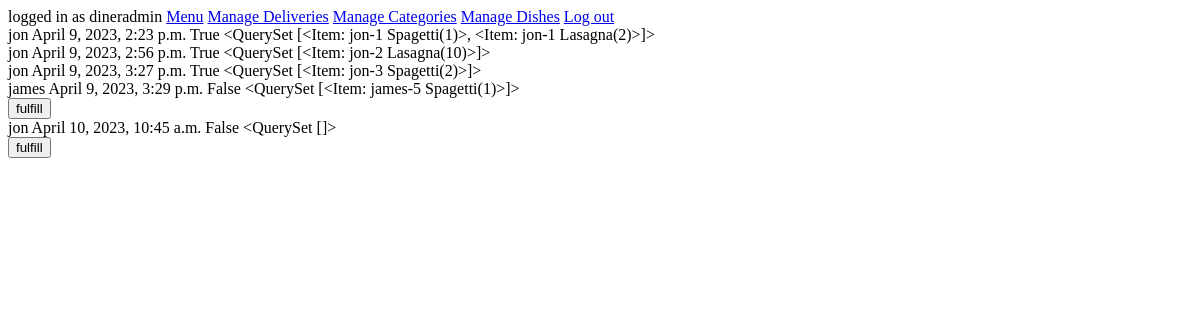
The page /backoffice/deliveries/ (signed in) on the database as committed earlier.
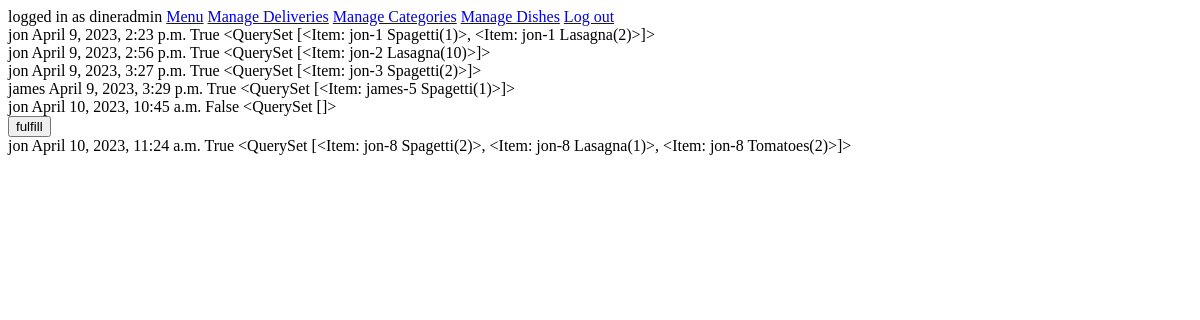
The same page on the database as committed later.
### main/models.py (models this page shows, shortened)
class Delivery(models.Model):
    is_delivered = models.BooleanField(default=False)
    address = models.CharField(max_length=500, blank=False)
    comment = models.TextField(blank=True)
    created = models.DateTimeField(auto_now_add=True)
    order = models.OneToOneField(Cart, primary_key=True, on_delete=models.CASCADE)

class Cart(models.Model):
    user = models.ForeignKey(User, on_delete=models.CASCADE, blank=False)
    def __str__(self):
        return f"{self.user.username}-{self.id}"

class Item(models.Model):
    dish = models.ForeignKey(Dish, on_delete=models.CASCADE, blank=False)
    cart = models.ForeignKey(Cart, on_delete=models.CASCADE, blank=False)
    amount = models.IntegerField(blank=False, default=1)
    def __str__(self):
        return f"{self.cart} {self.dish.name}({self.amount})"

class Dish(models.Model):
    name = models.CharField(max_length=500, blank=False)
    price = models.DecimalField(max_digits=5, decimal_places=2, blank=False)
    description = models.TextField(blank=False)
    image = models.CharField(max_length=500)
    is_gluten_free = models.BooleanField(default=False)
    is_vegeterian = models.BooleanField(default=False)
    category = models.ForeignKey(Category, on_delete=models.CASCADE)

### backoffice/views.py (the view)
# urls.py: path('deliveries/', views.manage_deliveries, name="manage_deliveries"),
@staff_member_required(login_url='backoffice_login')
def manage_deliveries(request):
    all_deliveries = Delivery.objects.all()
    if request.method == 'POST':
        fulfilled_delivery = Delivery.objects.get(order_id=request.POST['order_id'])
        fulfilled_delivery.is_delivered = True
        fulfilled_delivery.save()
    return render(request, 'backoffice/manage_deliveries.html', {'all_deliveries':all_deliveries})

### backoffice/templates/backoffice/manage_deliveries.html (shortened to what this page needs)
{% extends 'backoffice/layout.html' %}
{% block backoffice-content %}
{% for delivery in all_deliveries %}
<div>
    {{delivery.order.user.username}}
    {{delivery.created}}
    {{delivery.is_delivered}}
    {{delivery.order.item_set.all}}
    {% if delivery.is_delivered is False %}
        <form action="{% url 'manage_deliveries' %}" method="POST">
            <input type="submit" value="fulfill">
        </form>
    {% endif %}
</div>
{% endfor %}
{% endblock backoffice-content %}

### backoffice/templates/backoffice/layout.html
{% extends 'base_layout.html' %}
{% block content %}
{% if request.user.is_staff == True %}
    {% include 'users/user_menu.html' %}
{% endif %}
{% block backoffice-content %}
{% endblock backoffice-content %}
{% endblock content %}

### templates/base_layout.html (shortened to what this page needs)
{% load static %}
<!DOCTYPE html>
<html lang="en">
  <head>
  </head>
  <body>
    {% block content %} {% endblock content %}
  </body>
</html>

### users/templates/users/user_menu.html
<div>
logged in as {{request.user.username}}
<a href="{% url 'all_dishes' %}">Menu</a>
{% if request.user.is_staff == True %}
    <a href="{% url 'manage_deliveries' %}">Manage Deliveries</a>
    <a href="{% url 'show_categories' %}">Manage Categories</a>
    <a href="{% url 'show_dishes' %}">Manage Dishes</a>
{% else %}
    <a href="{% url 'show_cart' %}">My Cart</a>
    <a href="{% url 'user_history' %}">My History</a>
    <a href="{% url 'show_user_info' %}">Profile</a>
{% endif %}
<a href="{% url 'user_logout' %}">Log out</a>
</div>

Rows that differ between the two databases and show on the page:
changed Delivery "April 9, 2023, 3:29 p.m.": is_delivered "False" → "True"; value "fulfill" → (not shown)
added Delivery: order.user.username "jon", created "April 10, 2023, 11:24 a.m.", is_delivered "True", order.item_set.all "<QuerySet [<Item: jon-8 Spagetti(2)>, <Item: jon-8 Lasagna(1)>, <Item: jon-8 Tomatoes(2)>]>"
